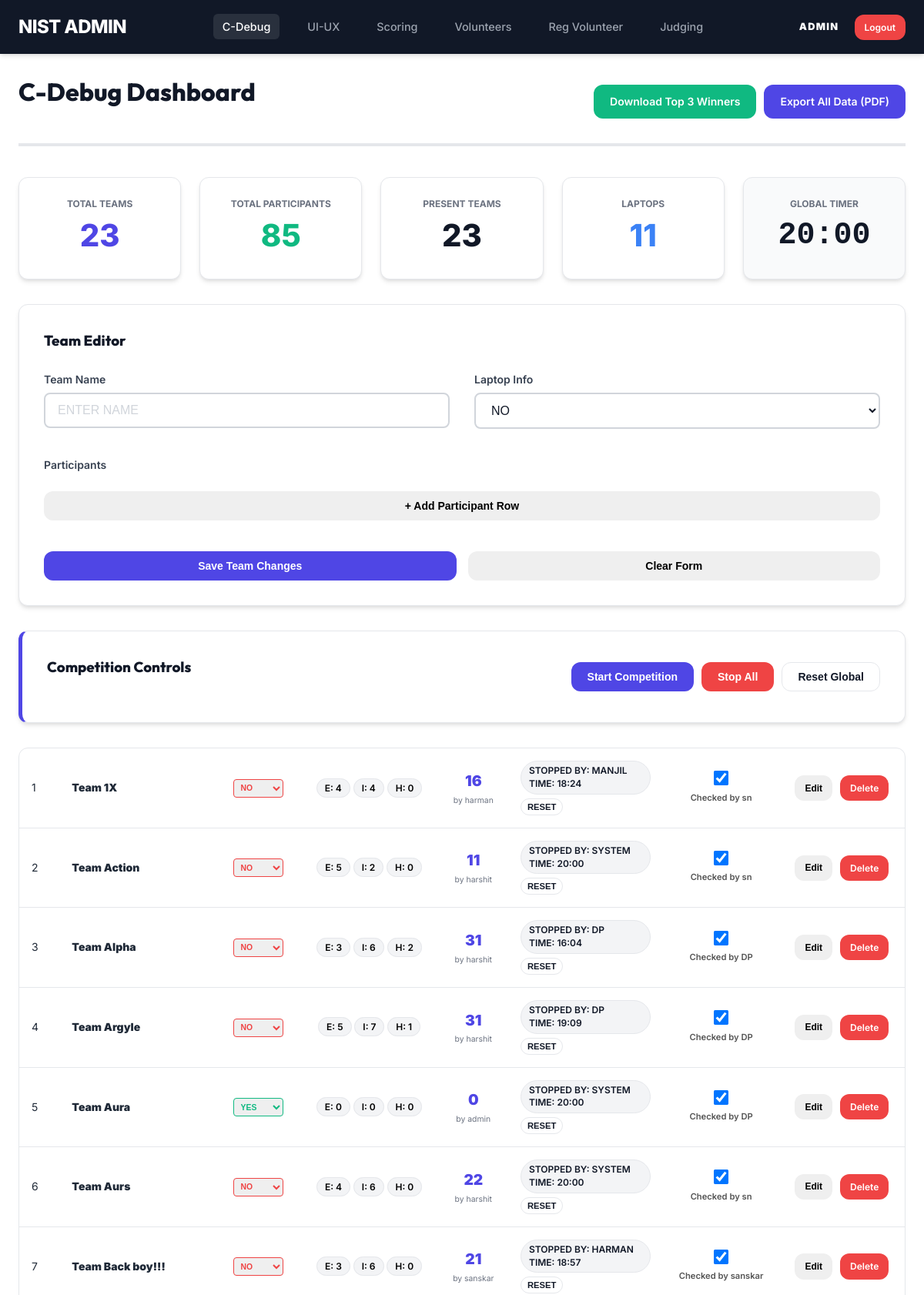
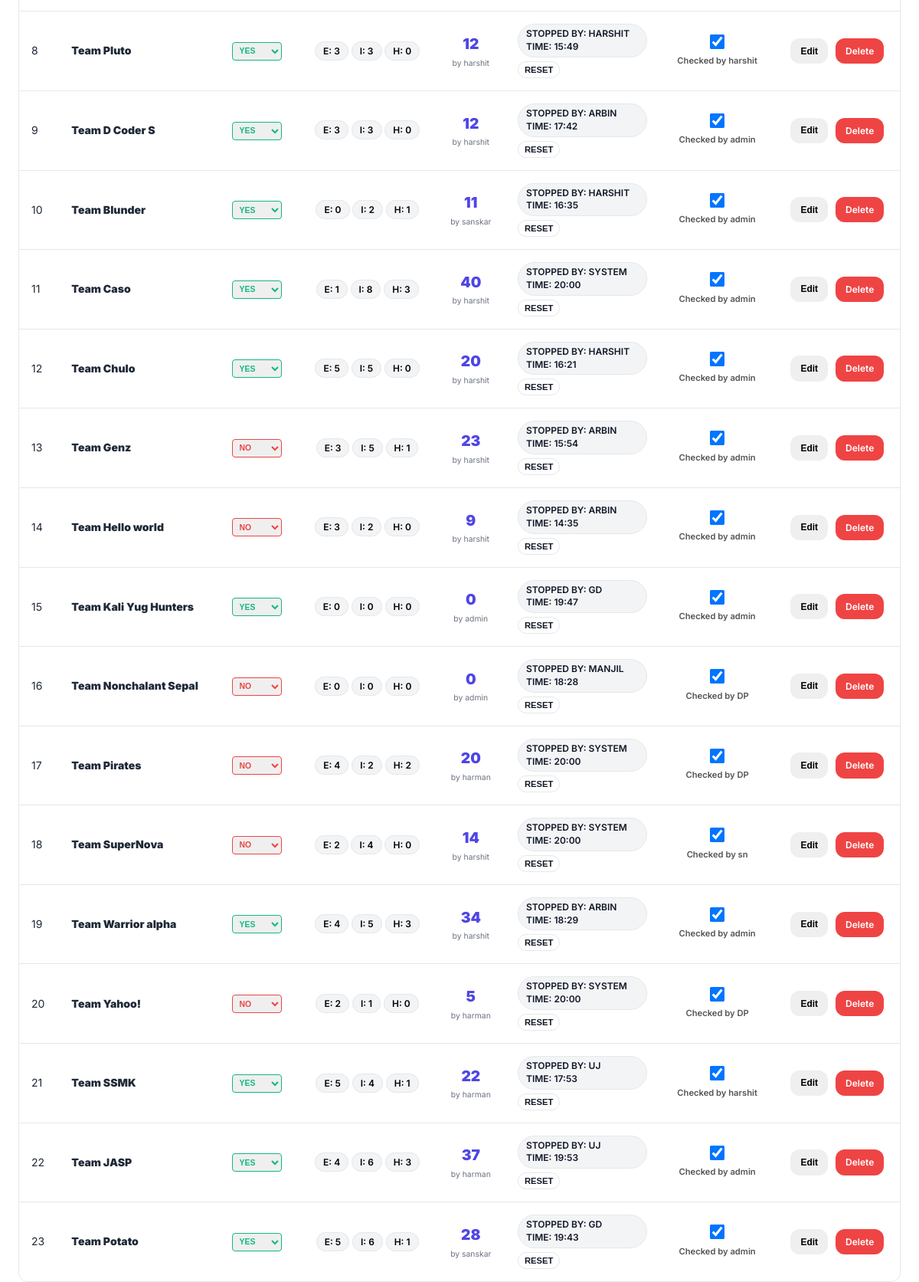
Page /nist_admin/c_debug_admin.php (signed in) on the committed database (2 pictures, top to bottom).
### tables this page shows
CREATE TABLE `c_debug_teams` (
  `id` int(11) NOT NULL,
  `team_name` varchar(100) DEFAULT NULL,
  `laptop` enum('Yes','No') DEFAULT NULL,
  `easy_solved` int(11) DEFAULT 0,
  `intermediate_solved` int(11) DEFAULT 0,
  `hard_solved` int(11) DEFAULT 0,
  `marks` float DEFAULT 0,
  `scored_by_id` int(11) DEFAULT NULL,
  `timer_status` enum('not_started','running','stopped') DEFAULT 'not_started',
  `start_time` datetime DEFAULT NULL,
  `end_time` datetime DEFAULT NULL,
  `stopped_by_id` int(11) DEFAULT NULL,
  `attendance` tinyint(1) DEFAULT 0,
  `attendance_updated_by_id` int(11) DEFAULT NULL
);

### nist_admin/c_debug_admin.php (the view, shortened to what this page needs)
<?php
require_once '../db.php';
$stats = $conn->query("SELECT
    (SELECT COUNT(*) FROM c_debug_teams) as total_teams,
    (SELECT COUNT(*) FROM c_debug_members) as total_members")->fetch_assoc();
?>
<!DOCTYPE html>
<html lang="en">
<head>
    <link rel="stylesheet" href="../style.css">
</head>
<body>
    <?php include 'navbar.php'; ?>
    <div class="container mt-4">
        <div style="display:flex; justify-content:space-between; align-items:center; margin-bottom:2.5rem; border-bottom:4px solid var(--border); padding-bottom:1rem;">
            <h1>C-Debug Dashboard</h1>
            <div style="display:flex; gap:10px;">
                <a href="export_pdf_admin.php?category=c_debug&winners_only=1" target="_blank" class="btn btn-success">Download Top 3 Winners</a>
                <a href="export_pdf_admin.php?category=c_debug" target="_blank" class="btn btn-primary">Export All Data (PDF)</a>
            </div>
        </div>
        <div style="display:grid; grid-template-columns: repeat(auto-fit, minmax(200px, 1fr)); gap:1.5rem; margin-bottom:2rem;">
            <div class="card" style="margin-bottom:0; text-align:center; padding:1.5rem;">
                <div class="text-muted" style="font-size:0.75rem; font-weight:700; text-transform:uppercase;">Total Teams</div>
                <div style="font-size:2.5rem; font-weight:800; color:var(--primary);"><?php echo $stats['total_teams']; ?></div>
            </div>
            <div class="card" style="margin-bottom:0; text-align:center; padding:1.5rem;">
                <div class="text-muted" style="font-size:0.75rem; font-weight:700; text-transform:uppercase;">Total Participants</div>
                <div style="font-size:2.5rem; font-weight:800; color:var(--secondary);"><?php echo $stats['total_members']; ?></div>
            </div>
            <div class="card" style="margin-bottom:0; text-align:center; padding:1.5rem;">
                <div class="text-muted" style="font-size:0.75rem; font-weight:700; text-transform:uppercase;">Present Teams</div>
                <div style="font-size:2.5rem; font-weight:800; color:var(--success);">
                    <span id="present-teams-count"><?php echo $conn->query("SELECT COUNT(*) FROM c_debug_teams WHERE attendance=1")->fetch_row()[0]; ?></span>
                </div>
            </div>
            <div class="card" style="margin-bottom:0; text-align:center; padding:1.5rem;">
                <div class="text-muted" style="font-size:0.75rem; font-weight:700; text-transform:uppercase;">Laptops</div>
                <div style="font-size:2.5rem; font-weight:800; color:var(--info);">
                    <span id="laptop-count"><?php echo $conn->query("SELECT COUNT(*) FROM c_debug_teams WHERE laptop='Yes'")->fetch_row()[0]; ?></span>
                </div>
            </div>
            <div class="card" style="margin-bottom:0; text-align:center; padding:1.5rem; background:var(--gray-50);">
                <div class="text-muted" style="font-size:0.75rem; font-weight:700; text-transform:uppercase;">Global Timer</div>
                <div id="global-timer-display" style="font-size:2.5rem; font-weight:800; font-family:monospace;">20:00</div>
            </div>
        </div>
        <div class="card">
            <h3 id="form-title">Team Editor</h3>
            <form action="" method="POST">
                <div style="display:grid; grid-template-columns: 1fr 1fr; gap:2rem; margin-top:1.5rem;">
                    <div class="form-group">
                        <label class="form-label">Team Name</label>
                        <input type="text" name="team_name" id="team_name" class="form-control" placeholder="ENTER NAME" required>
                    </div>
                    <div class="form-group">
                        <label class="form-label">Laptop Info</label>
                        <select name="laptop" id="laptop" class="form-control">
                            <option value="NO" selected>NO</option>
                        </select>
                    </div>
                </div>
                <div class="form-group" style="margin-top:1rem;">
                    <label class="form-label">Participants</label>
                    <button type="button" onclick="addMemberRow()" class="btn" style="width:100%; border-style:dashed; margin-top:1rem;">+ Add Participant Row</button>
                </div>
                <div style="margin-top:2.5rem; display:flex; gap:15px;">
                    <button type="submit" name="save_team" class="btn btn-primary" style="flex:1;">Save Team Changes</button>
                    <button type="button" onclick="resetForm()" class="btn" style="flex:1;">Clear Form</button>
                </div>
            </form>
        </div>
        <div class="card" style="border-left:5px solid var(--primary);">
            <div style="display:flex; justify-content:space-between; align-items:center;">
                <h3>Competition Controls</h3>
                <div style="display:flex; gap:10px;">
                    <div style="display:flex; gap:10px;">
                        <button onclick="timerAction('start_global')" class="btn btn-primary" id="start-btn">Start Competition</button>
                        <button onclick="timerAction('stop_global')" class="btn btn-danger">Stop All</button>
                        <button onclick="timerAction('reset_global')" class="btn btn-secondary" onclick="return confirm('Reset all timers?')">Reset Global</button>
                    </div>
                </div>
            </div>
        </div>
        <div class="table-responsive">
            <table class="table-stackable">
                <tbody>
                    <?php
                    $teams_sql = "SELECT t.*, a_s.username as stopped_by, a_a.username as attendance_by, a_sc.username as scored_by
                                 FROM c_debug_teams t
                                 LEFT JOIN admin a_s ON t.stopped_by_id = a_s.id
                                 LEFT JOIN admin a_a ON t.attendance_updated_by_id = a_a.id
                                 LEFT JOIN admin a_sc ON t.scored_by_id = a_sc.id
                                 ORDER BY t.id ASC";
                    $teams_res = $conn->query($teams_sql);
                    $sn = 1;
                    while ($t = $teams_res->fetch_assoc()): ?>
                        <tr>
                            <td data-label="SN"><?php echo $sn++; ?></td>
                            <td data-label="Team" style="font-weight:900;"><?php echo htmlspecialchars($t['team_name']); ?></td>
                            <td data-label="Laptop">
                                <select class="status-dropdown"
                                    data-team-id="<?php echo $t['id']; ?>" data-field="laptop"
                                    onchange="updateStatus(<?php echo $t['id']; ?>, 'laptop', this.value)"
                                    style="font-weight:700; <?php echo (strcasecmp($t['laptop'], 'YES') === 0) ? 'border-color:var(--secondary); color:var(--secondary);' : 'border-color:var(--danger); color:var(--danger);'; ?>">
                                    <option value="YES" <?php echo (strcasecmp($t['laptop'], 'YES') === 0) ? 'selected' : ''; ?>>YES</option>
                                    <option value="NO" <?php echo (strcasecmp($t['laptop'], 'NO') === 0) ? 'selected' : ''; ?>>NO</option>
                                </select>
                            </td>
                            <td data-label="Breakdown" style="text-align:center; font-size:0.85rem;" class="team-breakdown" data-team-id="<?php echo $t['id']; ?>">
                                <span class="badge" style="background:var(--gray-100); color:var(--black); border:1px solid var(--border);">E: <span class="val-e"><?php echo $t['easy_solved']; ?></span></span>
                                <span class="badge" style="background:var(--gray-100); color:var(--black); border:1px solid var(--border);">I: <span class="val-i"><?php echo $t['intermediate_solved']; ?></span></span>
                                <span class="badge" style="background:var(--gray-100); color:var(--black); border:1px solid var(--border);">H: <span class="val-h"><?php echo $t['hard_solved']; ?></span></span>
                            </td>
                            <td data-label="Total" style="text-align:center;" class="team-marks" data-team-id="<?php echo $t['id']; ?>">
                                <div style="font-weight:900; font-size:1.2rem; color:var(--primary);"><?php echo $t['marks']; ?></div>
                                <?php if ($t['scored_by']): ?>
                                    <div class="scored-by" style="font-size:0.65rem; color:var(--text-muted); margin-top:2px;">
                                        by <?php echo htmlspecialchars($t['scored_by']); ?>
                                    </div>
                                <?php endif; ?>
                            </td>
                            <td data-label="Timer" class="timer-cell" data-team-id="<?php echo $t['id']; ?>">
                                <?php if ($t['timer_status'] === 'stopped'):
                                    $start = strtotime($t['start_time']);
                                    $end = strtotime($t['end_time']);
                                    $elapsed = $end - $start;
                                    $m = floor($elapsed / 60);
                                    $s = $elapsed % 60;
                                    $time_str = sprintf("%d:%02d", $m, $s);
                                ?>
                                    <div class="badge" style="background:var(--gray-100); color:var(--text-main); border:1px solid var(--border); font-size:0.75rem; line-height:1.4;">
                                        STOPPED BY: <?php echo htmlspecialchars($t['stopped_by'] ?: 'SYSTEM'); ?><br>
                                        TIME: <?php echo $time_str; ?>
                                    </div>
                                    <button onclick="timerAction('reset_team', <?php echo $t['id']; ?>)" class="btn btn-secondary" style="padding:4px 8px; font-size:0.7rem; margin-top:5px;">RESET</button>
                                <?php else: ?>
                                    <div class="badge" style="background:var(--gray-50); color:var(--secondary);">
                                        <?php echo strtoupper($t['timer_status']); ?>
                                    </div>
                                <?php endif; ?>
                            </td>
                            <td data-label="Status" class="attendance-cell" data-team-id="<?php echo $t['id']; ?>" style="text-align:center;">
                                <input type="checkbox" class="attendance-check" data-id="<?php echo $t['id']; ?>"
                                    <?php echo $t['attendance'] ? 'checked' : ''; ?>
                                    style="transform:scale(1.5); cursor:pointer;">
                                <div class="attendance-info">
                                    <?php if (!empty($t['attendance_by'])): ?>
                                        <div style="font-size:0.7rem; color:#555; font-weight:600; margin-top:4px;">
                                            <?php echo $t['attendance'] ? 'Checked by' : 'Unchecked by'; ?> <?php echo htmlspecialchars($t['attendance_by']); ?>
                                        </div>
                                    <?php endif; ?>
                                </div>
                            </td>
                            <td data-label="Action" style="text-align:center;">
                                <div style="display:flex; gap:10px; justify-content:center;">
                                    <?php
                                    $m_sql = "SELECT team_member as name, section FROM c_debug_members WHERE team_id = " . $t['id'];
                                    $m_res = $conn->query($m_sql);
                                    $members = [];
                                    while ($m = $m_res->fetch_assoc()) $members[] = $m;
                                    $mjson = htmlspecialchars(json_encode($members), ENT_QUOTES, 'UTF-8');
                                    ?>
                                    <button onclick='editTeam(<?php echo $t['id']; ?>, "<?php echo addslashes($t['team_name']); ?>", "<?php echo addslashes($t['laptop']); ?>", `<?php echo $mjson; ?>`)' class="btn" style="padding:6px 12px; font-size:0.75rem;">Edit</button>
                                    <a href="?delete_team=<?php echo $t['id']; ?>" class="btn btn-danger" style="padding:6px 12px; font-size:0.75rem;" onclick="return confirm('Confirm deletion?')">Delete</a>
                                </div>
                            </td>
                        </tr>
                    <?php endwhile; ?>
                </tbody>
            </table>
        </div>
    </div>
</body>
</html>

### rows in the picture
c_debug_teams: team_name "Team 1X", laptop+id "NO", easy_solved "4", intermediate_solved "4", hard_solved "0", marks "16", admin.username "harman", admin.username "MANJIL", time_str "18:24", attendance "☑", shows "Checked by", admin.username "sn"
c_debug_teams: team_name "Team Action", laptop+id "NO", easy_solved "5", intermediate_solved "2", hard_solved "0", marks "11", admin.username "harshit", stopped_by "SYSTEM", time_str "20:00", attendance "☑", shows "Checked by", admin.username "sn"
c_debug_teams: team_name "Team Alpha", laptop+id "NO", easy_solved "3", intermediate_solved "6", hard_solved "2", marks "31", admin.username "harshit", admin.username "DP", time_str "16:04", attendance "☑", shows "Checked by"
c_debug_teams: team_name "Team Argyle", laptop+id "NO", easy_solved "5", intermediate_solved "7", hard_solved "1", marks "31", admin.username "harshit", admin.username "DP", time_str "19:09", attendance "☑", shows "Checked by"
c_debug_teams: team_name "Team Aura", laptop+id "YES", easy_solved "0", intermediate_solved "0", hard_solved "0", marks "0", admin.username "admin", stopped_by "SYSTEM", time_str "20:00", attendance "☑", shows "Checked by", admin.username "DP"
c_debug_teams: team_name "Team Aurs", laptop+id "NO", easy_solved "4", intermediate_solved "6", hard_solved "0", marks "22", admin.username "harshit", stopped_by "SYSTEM", time_str "20:00", attendance "☑", shows "Checked by", admin.username "sn"
c_debug_teams: team_name "Team Back boy!!!", laptop+id "NO", easy_solved "3", intermediate_solved "6", hard_solved "0", marks "21", admin.username "sanskar", admin.username "HARMAN", time_str "18:57", attendance "☑", shows "Checked by"
c_debug_teams: team_name "Team Pluto", laptop+id "YES", easy_solved "3", intermediate_solved "3", hard_solved "0", marks "12", admin.username "harshit", admin.username "HARSHIT", time_str "15:49", attendance "☑", shows "Checked by"
c_debug_teams: team_name "Team D Coder S", laptop+id "YES", easy_solved "3", intermediate_solved "3", hard_solved "0", marks "12", admin.username "harshit", admin.username "ARBIN", time_str "17:42", attendance "☑", shows "Checked by", admin.username "admin"
c_debug_teams: team_name "Team Blunder", laptop+id "YES", easy_solved "0", intermediate_solved "2", hard_solved "1", marks "11", admin.username "sanskar", admin.username "HARSHIT", time_str "16:35", attendance "☑", shows "Checked by", admin.username "admin"
c_debug_teams: team_name "Team Caso", laptop+id "YES", easy_solved "1", intermediate_solved "8", hard_solved "3", marks "40", admin.username "harshit", stopped_by "SYSTEM", time_str "20:00", attendance "☑", shows "Checked by", admin.username "admin"
c_debug_teams: team_name "Team Chulo", laptop+id "YES", easy_solved "5", intermediate_solved "5", hard_solved "0", marks "20", admin.username "harshit", admin.username "HARSHIT", time_str "16:21", attendance "☑", shows "Checked by", admin.username "admin"
c_debug_teams: team_name "Team Genz", laptop+id "NO", easy_solved "3", intermediate_solved "5", hard_solved "1", marks "23", admin.username "harshit", admin.username "ARBIN", time_str "15:54", attendance "☑", shows "Checked by", admin.username "admin"
c_debug_teams: team_name "Team Hello world", laptop+id "NO", easy_solved "3", intermediate_solved "2", hard_solved "0", marks "9", admin.username "harshit", admin.username "ARBIN", time_str "14:35", attendance "☑", shows "Checked by", admin.username "admin"
c_debug_teams: team_name "Team Kali Yug Hunters", laptop+id "YES", easy_solved "0", intermediate_solved "0", hard_solved "0", marks "0", admin.username "admin", admin.username "GD", time_str "19:47", attendance "☑", shows "Checked by"
c_debug_teams: team_name "Team Nonchalant Sepal", laptop+id "NO", easy_solved "0", intermediate_solved "0", hard_solved "0", marks "0", admin.username "admin", admin.username "MANJIL", time_str "18:28", attendance "☑", shows "Checked by", admin.username "DP"
c_debug_teams: team_name "Team Pirates", laptop+id "NO", easy_solved "4", intermediate_solved "2", hard_solved "2", marks "20", admin.username "harman", stopped_by "SYSTEM", time_str "20:00", attendance "☑", shows "Checked by", admin.username "DP"
c_debug_teams: team_name "Team SuperNova", laptop+id "NO", easy_solved "2", intermediate_solved "4", hard_solved "0", marks "14", admin.username "harshit", stopped_by "SYSTEM", time_str "20:00", attendance "☑", shows "Checked by", admin.username "sn"
c_debug_teams: team_name "Team Warrior alpha", laptop+id "YES", easy_solved "4", intermediate_solved "5", hard_solved "3", marks "34", admin.username "harshit", admin.username "ARBIN", time_str "18:29", attendance "☑", shows "Checked by", admin.username "admin"
c_debug_teams: team_name "Team Yahoo!", laptop+id "NO", easy_solved "2", intermediate_solved "1", hard_solved "0", marks "5", admin.username "harman", stopped_by "SYSTEM", time_str "20:00", attendance "☑", shows "Checked by", admin.username "DP"
c_debug_teams: team_name "Team SSMK", laptop+id "YES", easy_solved "5", intermediate_solved "4", hard_solved "1", marks "22", admin.username "harman", admin.username "UJ", time_str "17:53", attendance "☑", shows "Checked by", admin.username "harshit"
c_debug_teams: team_name "Team JASP", laptop+id "YES", easy_solved "4", intermediate_solved "6", hard_solved "3", marks "37", admin.username "harman", admin.username "UJ", time_str "19:53", attendance "☑", shows "Checked by", admin.username "admin"
c_debug_teams: team_name "Team Potato", laptop+id "YES", easy_solved "5", intermediate_solved "6", hard_solved "1", marks "28", admin.username "sanskar", admin.username "GD", time_str "19:43", attendance "☑", shows "Checked by", admin.username "admin"

### other values in the picture
$_SESSION['admin_user'] "ADMIN"
$stats['total_teams'] "23"
$stats['total_members'] "85"
